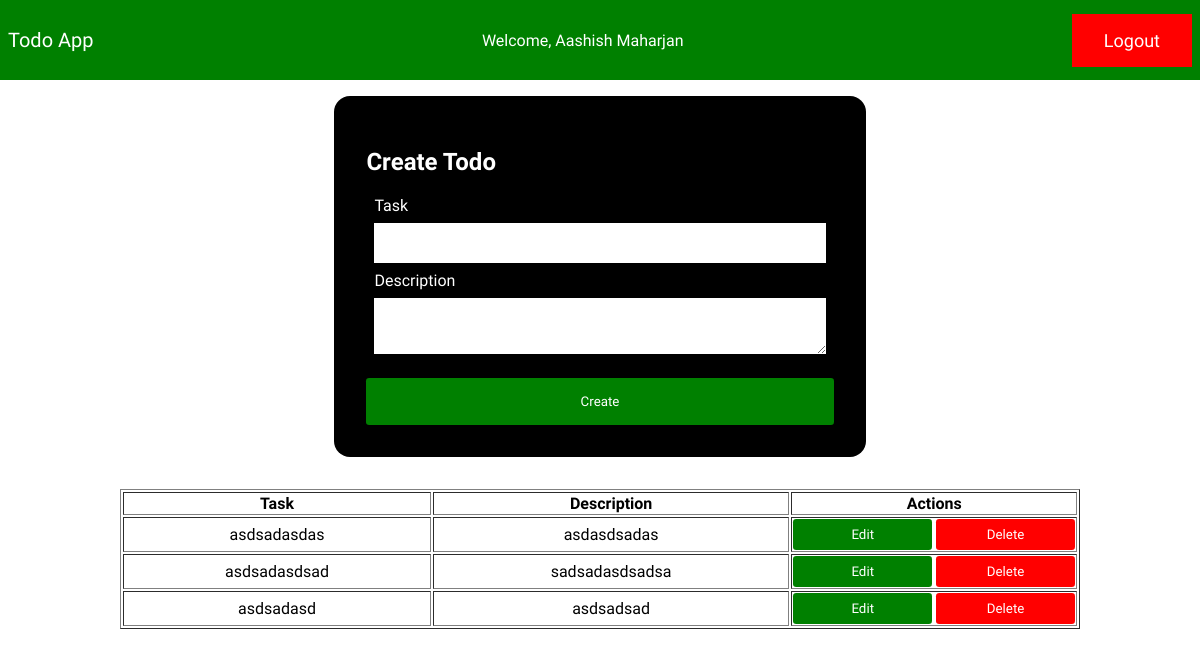
Before: / (signed in) with the older database file.
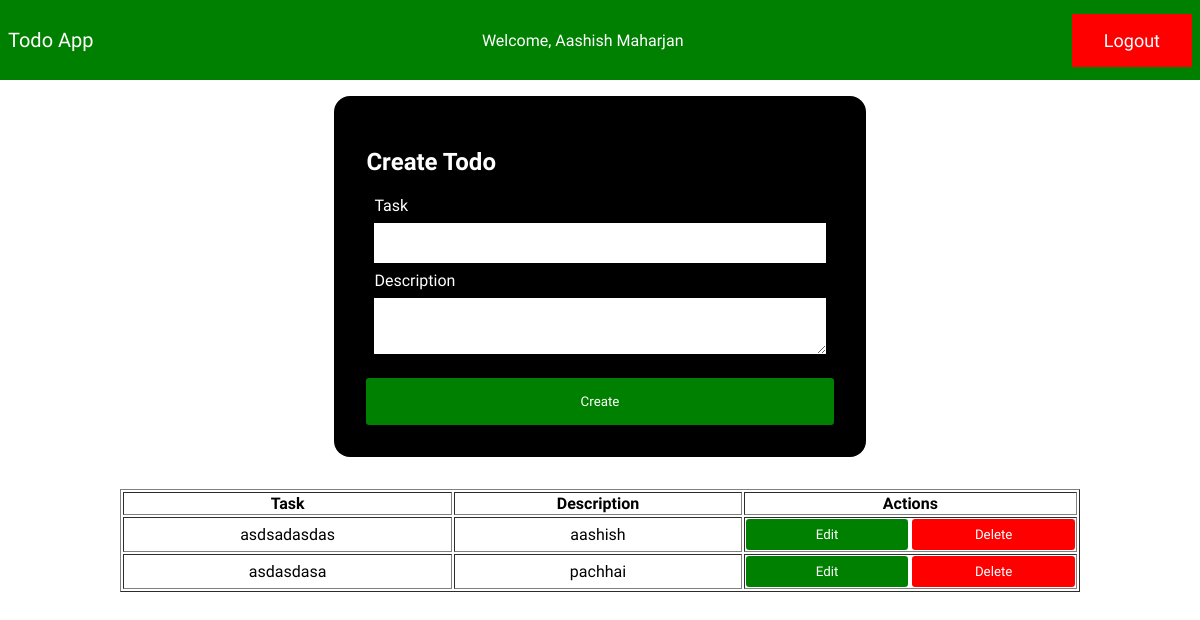
After: the same page with the newer database file.
### todo/models.py (models this page shows)
class Todo(models.Model):
    user=models.ForeignKey(User,on_delete=models.SET_NULL,null=True,blank=True)
    title= models.CharField()
    description=models.TextField()

### todo/views.py (the view)
# urls.py: 2. Add a URL to urlpatterns:  path('', views.home, name='home')
@login_required(login_url='/login')
def home(request):
    if request.method=='POST':
        title=request.POST.get('title')
        description=request.POST.get('description')
        Todo.objects.create(title=title,description=description,user=request.user)
        return redirect('/')
    userTodo=Todo.objects.filter(user=request.user)
    context={'title':'Home','todos':userTodo}
    return render(request,'todo.html',context)

### todo/templates/todo.html (shortened to what this page needs)
{% extends 'base.html' %} {% block start %}
<div style="display: flex; align-items: center; justify-content: center; margin: 1rem;">
    <form action="" method="POST" style="background-color: black; padding: 2rem; width: 40%; border-radius: 16px;">
        <h2>Create Todo</h2>
      <div style="display: flex; flex-direction: column; gap: 0.5rem;margin: 0.5rem;">
        <label for="">Task</label>
        <input type="text" name="title"   style="padding: 0.8rem; outline: none; border: none; color: black" />
      </div>
      <div style="display: flex; flex-direction: column;gap: 0.5rem; margin: 0.5rem;">
         <label for="">Description</label>
          <textarea name="description"   style="padding: 0.8rem; outline: none; border: none; color: black"></textarea>
      </div>
      <button  style="
        background-color: green;
        color: white;
        border: none;
        padding: 1rem;
        border-radius: 0.2rem;
        width: 100%;
        cursor: pointer;
        margin-top: 1rem;
      " >Create</button>
    </form>
</div>
<div style="align-items: center;justify-content: center; display: flex;">
    <table border="1px solid black " style="width: 80%;">
        <tr style="color: black;">
            <th style="color: black; " >Task</th>
            <th style="color: black;">Description</th>
            <th style="color: black;">Actions</th>
        </tr>
        {% for task in todos %}
        <tr>
            <td style="color: black; text-align: center;">{{task.title}}</td>
            <td style="color: black; text-align: center;">{{task.description}}</td>
            <td style="color: black; text-align: center;">
                <div style="display: flex; gap:0.25rem">
                    <button  style="
        background-color: green;
        color: white;
        border: none;
        padding: 0.5rem;
        border-radius: 0.2rem;
        width: 100%;
        cursor: pointer;
      " ><a href="/edit/{{task.id}}" style="text-decoration: none;">Edit</a></button>
        <button style="
        background-color: red;
        color: white;
        border: none;
        padding: 0.5rem;
        border-radius: 0.2rem;
        width: 100%;
        cursor: pointer;
       ">
       <a href="/delete/{{task.id}}" style="text-decoration: none;">Delete</a></button></button>
                </div></td>
            </tr>
            {% endfor %}
    </table>
</div>
{% endblock %}

Changed rows visible on the page:
removed Todo: title "asdsadasdsad", description "sadsadasdsadsa"
removed Todo: title "asdsadasd", description "asdsadsad"
changed Todo "asdsadasdas": description "asdasdsadas" → "aashish"
added Todo: title "asdasdasa", description "pachhai"
